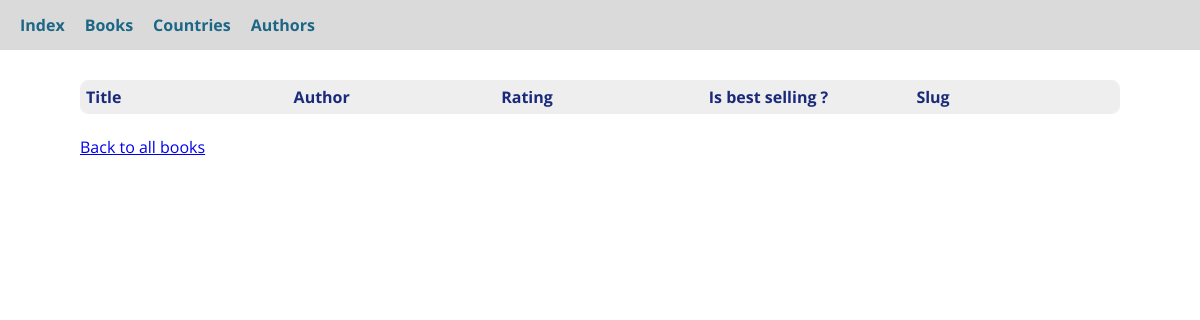
/books/, run on an earlier commit of the app's database.
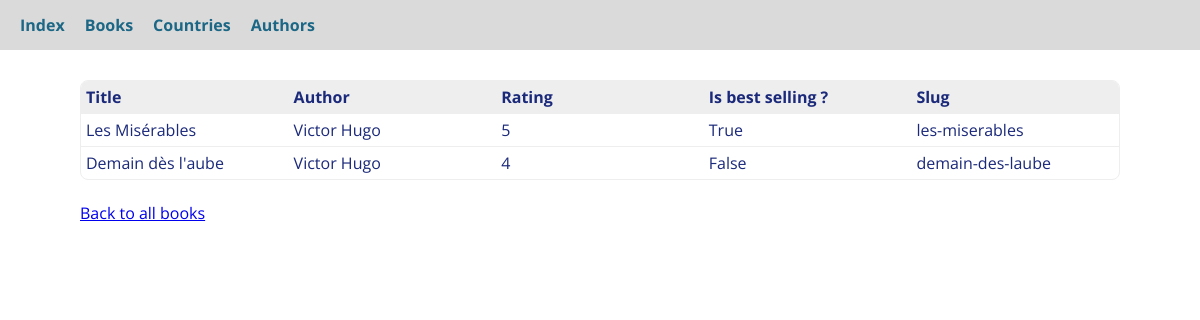
And on a later commit of the database.
### book_store/models.py (models this page shows, shortened)
class Book(models.Model):  # extends the Model class
    title = models.CharField(max_length=50, unique=True)
    rating = models.IntegerField(validators=[MinValueValidator(1), MaxValueValidator(5)], default=0)
    author = models.ForeignKey(Author, on_delete=models.CASCADE, blank=True, null=False, related_name="books")
    is_bestselling = models.BooleanField(default=False)
    published_countries = models.ManyToManyField(Country, related_name="books", blank=True, null=False)
    slug = models.SlugField(default="", blank=True, null=False, db_index=True)

class Author(models.Model):
    class Meta:
        verbose_name_plural = "Authors"
        unique_together = ["first_name", "last_name"]
    first_name = models.CharField(max_length=50, null=True, blank=True, db_index=True)
    last_name = models.CharField(max_length=50, null=True, blank=True, db_index=True)
    country = models.ForeignKey(Country, on_delete=models.PROTECT, null=True, blank=True, db_index=True, related_name="authors")
    slug = models.SlugField(default="", blank=True, null=False, db_index=True)
    def __str__(self):
        return f"{self.first_name} {self.last_name}"

### book_store/views.py (the view)
# urls.py: path("books/", views.books, name="books"),
def books(request):
    columns = [
        {"name": "title", "title": "Title"},
        {"name": "author", "title": "Author"},
        {"name": "rating", "title": "Rating"},
        {"name": "is_bestselling", "title": "Is best selling ?"},
        {"name": "slug", "title": "Slug"},
    ]
    data = Book.objects.all()
    context = {"title": "Books", "columns": columns, "data": data}
    return render(request, "book_store/generic_table.html", context)

### book_store/templatetags/custom_filters.py (called while the page is built)
@register.filter
def get_item(obj, attr):
    return getattr(obj, attr)

### book_store/templates/book_store/generic_table.html (shortened to what this page needs)
{% extends "book_store/base.html" %}
{% load custom_filters %}
{% block content %}
    <table id="sortable-table">
        <thead>
            <tr>
                {% for column in columns %}<th data-name="{{ column.name }}">{{ column.title }}</th>{% endfor %}
            </tr>
        </thead>
        <tbody>
            {% for row in data %}
                <tr data-slug="{{ row.slug }}">
                    {% for col in columns %}<td>{{ row|get_item:col.name }}</td>{% endfor %}
                </tr>
            {% endfor %}
        </tbody>
    </table>
    <br>
    <a href="{% url 'index' %}">Back to all books</a>
{% endblock content %}

### book_store/templates/book_store/base.html (shortened to what this page needs)
{% load static %}
<!DOCTYPE html>
<html lang="en">
    <head>
        <link rel="stylesheet" href="{% static 'app.css' %}">
    </head>
    <body>
        <nav>
            <a href="{% url 'index' %}">Index</a>
            <a href="{% url 'books' %}">Books</a>
            <a href="{% url 'countries' %}">Countries</a>
            <a href="{% url 'authors' %}">Authors</a>
        </nav>
        <section>
            {% block content %}
            {% endblock content %}
        </section>
    </body>
</html>

### static/app.css (style rules this page uses)
* { box-sizing: border-box; }
html { font-family: 'Open Sans', 'Lato', sans-serif; }
body { margin: 80px; color: rgb(27, 41, 122); }
table { border-collapse: separate; width: 100%; border: 1px solid #eee; border-radius: 8px; overflow: hidden; border-spacing: 0; }
th { background-color: #eee; text-align: left; font-weight: bold; border: none; }
td { text-align: left; border-top: 1px solid #eee; }
th, td { padding: 5px; min-width: 150px; }
nav { width: 100%; height: 50px; display: flex; justify-content: left; align-items: center; padding: 20px; position: absolute; top: 0; left: 0; background-color: #dbdada; gap: 20px; margin-bottom: 80px; }
nav>a { text-decoration: none; color: rgb(27, 103, 133); font-weight: bold; }

### book_store/templates/book_store/generic_table.html (style rules this page uses)
th { cursor: pointer; }

What changed in the data, as far as the page shows it:
added Book: columns "Les Misérables" "Victor Hugo" "5" "True" "les-miserables"
added Book: columns "Demain dès l'aube" "Victor Hugo" "4" "False" "demain-des-laube"
